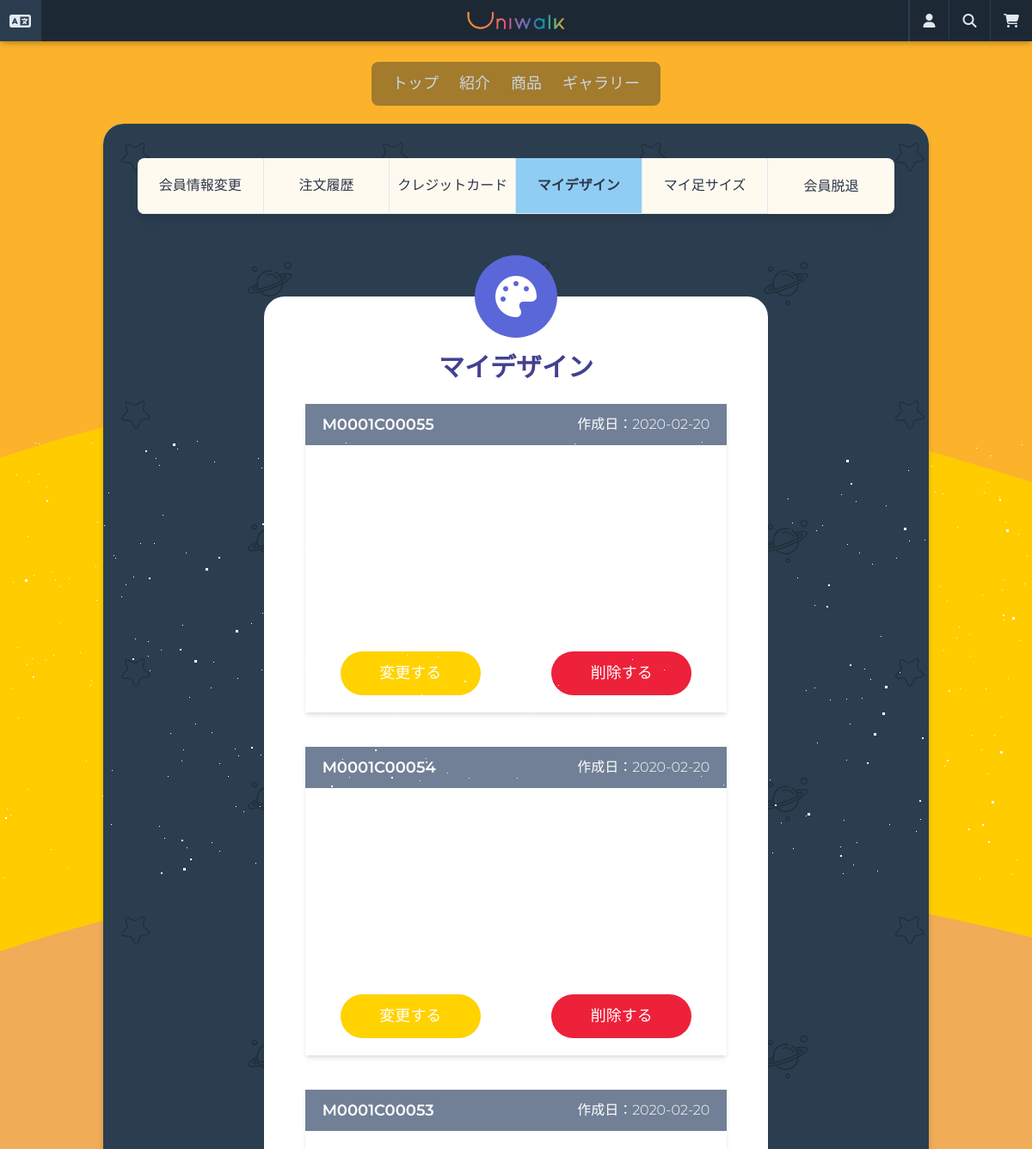
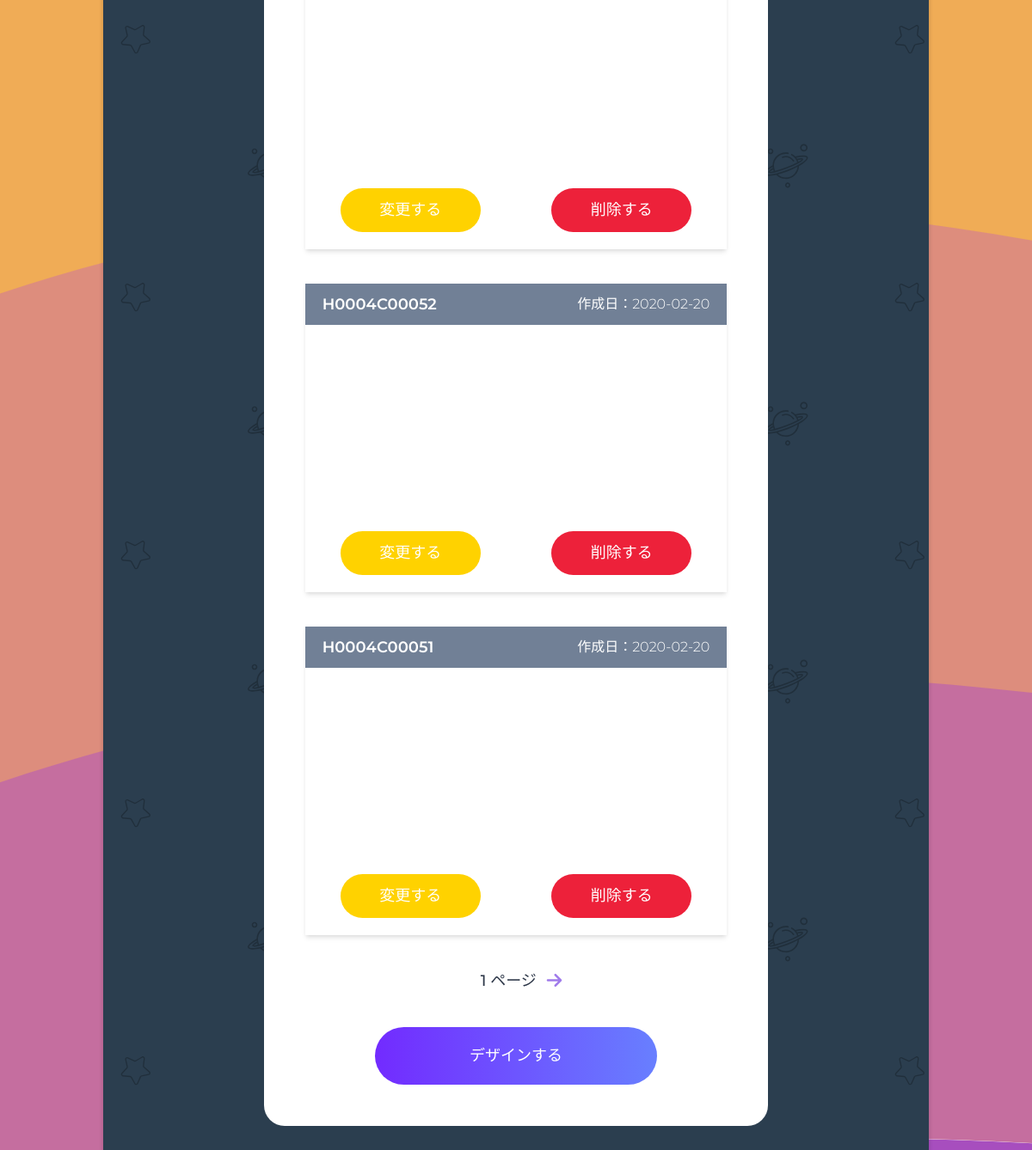
Before: /users/mypage/mydesigns/ (signed in, upper part) with the older database file (2 pictures, top to bottom).
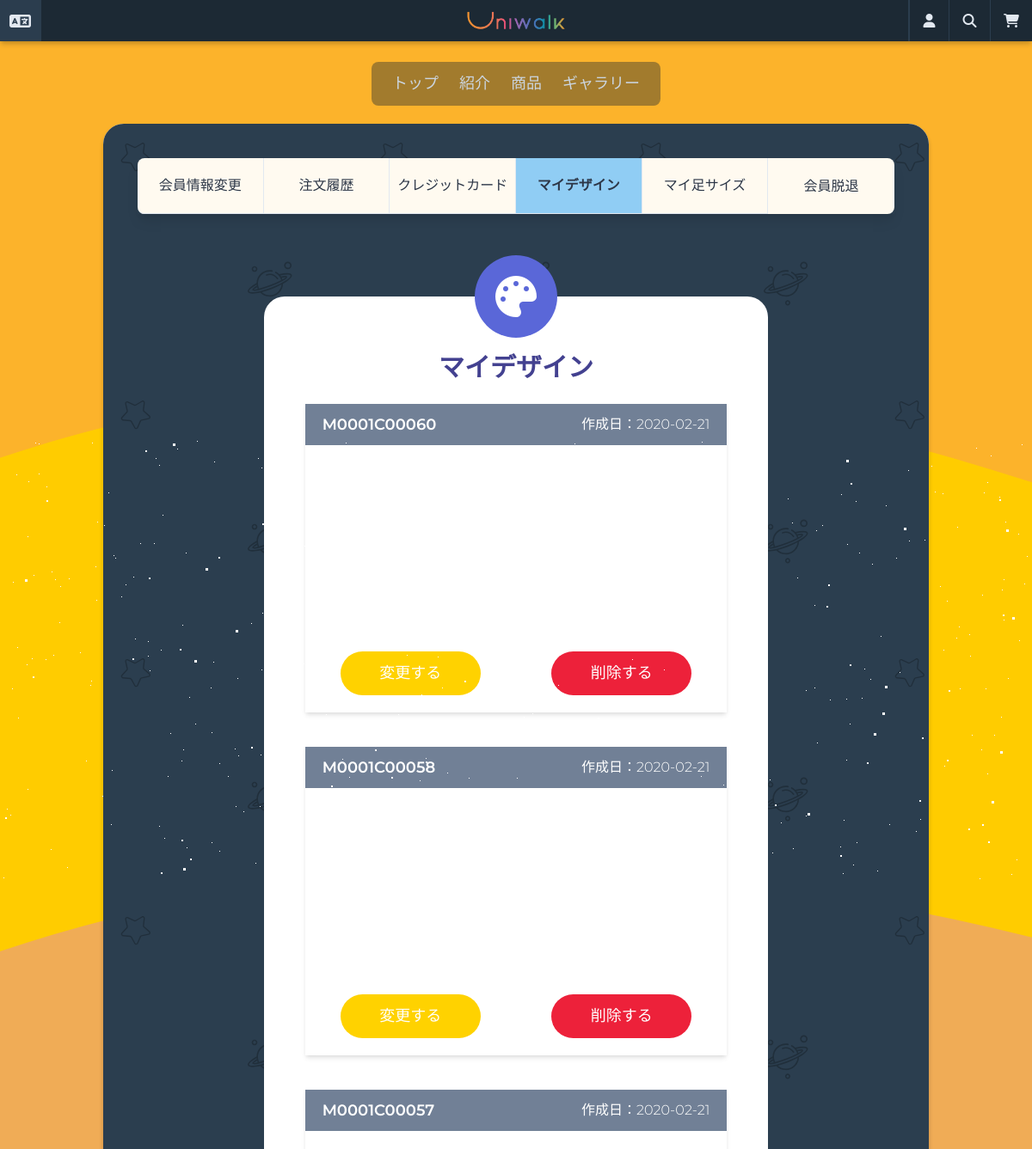
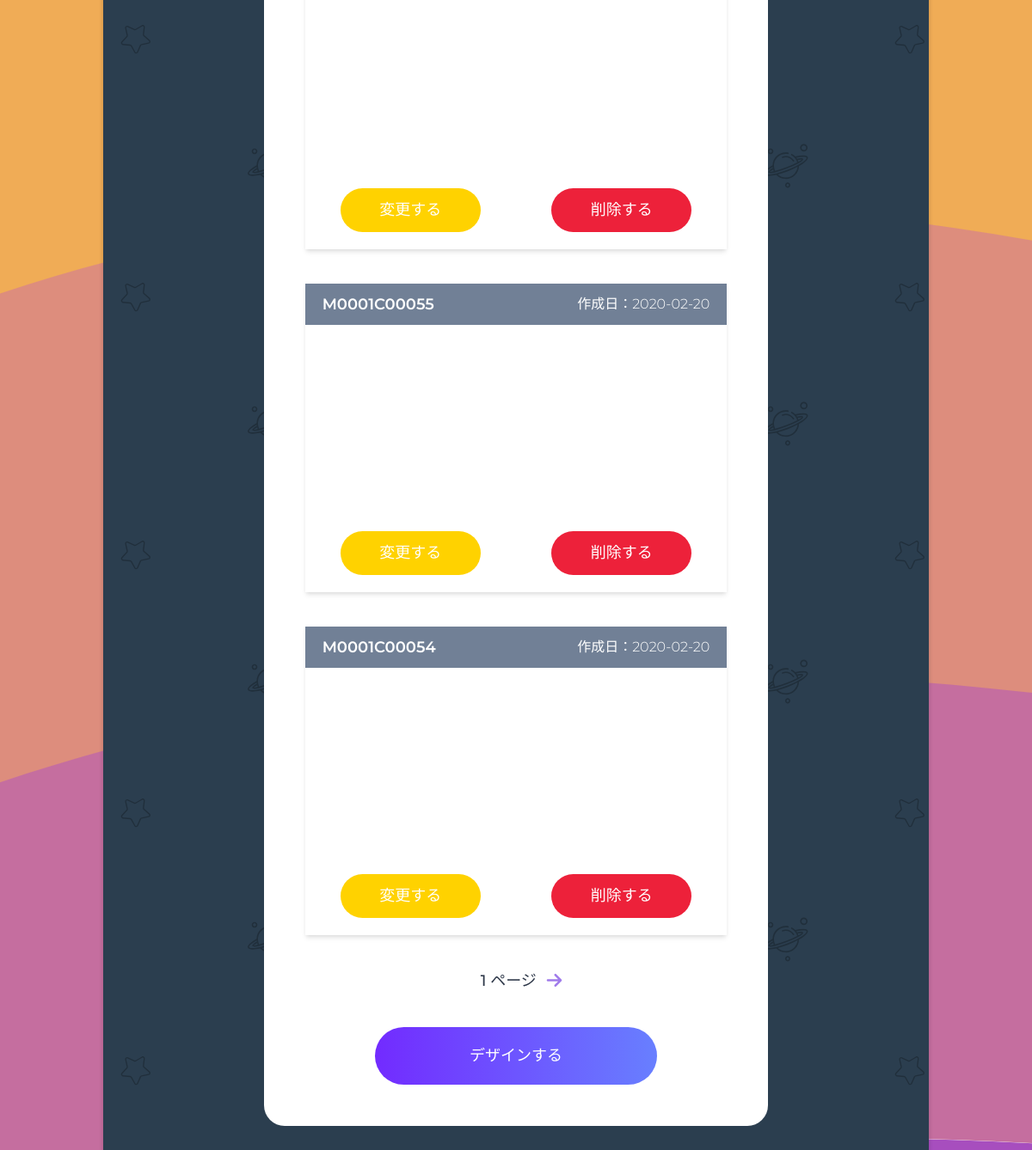
After: the same page with the newer database file (2 pictures, top to bottom).
### designs/models.py (models this page shows, shortened)
class Design(core_models.TimeStampedModel):
    user = models.ForeignKey(
        "users.User",
        related_name="design",
        verbose_name=_("ユーザ"),
        on_delete=models.SET_NULL,
        null=True,
        blank=True,
    )
    product = models.ForeignKey(
        "products.Product",
        related_name="design",
        verbose_name=_("商品"),
        on_delete=models.SET_NULL,
        null=True,
        blank=True,
    )
    outsole_color_left = models.CharField("アウトソール色(左)", max_length=7)
    outsole_material_left = models.ForeignKey(
        "Material",
        verbose_name=_("アウトソール素材(左)"),
        related_name="outsole_material_left",
        on_delete=models.SET_NULL,
        blank=True,
        null=True,
    )
    midsole_color_left = models.CharField("ミッドソール色(左)", max_length=7)
    midsole_material_left = models.ForeignKey(
        "Material",
        verbose_name=_("ミッドソール素材(左)"),
        related_name="midsole_material_left",
        on_delete=models.SET_NULL,
        blank=True,
        null=True,
    )
    uppersole_color_left = models.CharField("アッパーソール色(左)", max_length=7)
    uppersole_material_left = models.ForeignKey(
        "Material",
        verbose_name=_("アッパーソール素材(左)"),
        related_name="uppersole_material_left",
        on_delete=models.SET_NULL,
        blank=True,
        null=True,
    )
    shoelace_color_left = models.CharField("シューレース色(左)", max_length=7)
    shoelace_material_left = models.ForeignKey(
        "Material",
        verbose_name=_("シューレース素材(左)"),
        related_name="shoelace_material_left",
        on_delete=models.SET_NULL,
        blank=True,
        null=True,
    )
    tongue_color_left = models.CharField("タン色(左)", max_length=7)
    tongue_material_left = models.ForeignKey(
        "Material",
        verbose_name=_("タン素材(左)"),
        related_name="tongue_material_left",
        on_delete=models.SET_NULL,
        blank=True,
        null=True,
    )
    outsole_color_right = models.CharField("アウトソール色(右)", max_length=7)
    outsole_material_right = models.ForeignKey(
        "Material",
        verbose_name=_("アウトソール素材(右)"),
        related_name="outsole_material_right",
        on_delete=models.SET_NULL,
        blank=True,
        null=True,
    )
    midsole_color_right = models.CharField("ミッドソール色(右)", max_length=7)
    midsole_material_right = models.ForeignKey(
        "Material",
        verbose_name=_("ミッドソール素材(右)"),
        related_name="midsole_material_right",
        on_delete=models.SET_NULL,
        blank=True,
        null=True,
    )
    uppersole_color_right = models.CharField("アッパーソール色(右)", max_length=7)
    uppersole_material_right = models.ForeignKey(
        "Material",
        verbose_name=_("アッパーソール素材(右)"),
        related_name="uppersole_material_right",
        on_delete=models.SET_NULL,
        blank=True,
        null=True,
    )
    shoelace_color_right = models.CharField("シューレース色(右)", max_length=7)
    shoelace_material_right = models.ForeignKey(
        "Material",
        verbose_name=_("シューレース素材(右)"),
        related_name="shoelace_material_right",
        on_delete=models.SET_NULL,
        blank=True,
        null=True,
    )
    tongue_color_right = models.CharField("タン色(右)", max_length=7)
    tongue_material_right = models.ForeignKey(
        "Material",
        verbose_name=_("タン素材(右)"),
        related_name="tongue_material_right",
        on_delete=models.SET_NULL,
        blank=True,
        null=True,
    )
    design_number = models.CharField(
        _("番号"), max_length=40, default=create_custom_design_code, blank=True, null=True
    )
    customize_code = models.CharField(_("カスタマイズデザインコード"), max_length=11)
    likes = models.ManyToManyField("users.User", verbose_name=_("いいねユーザ"), related_name="likes")
    class Meta:
        verbose_name = _("デザイン")
        verbose_name_plural = _("デザイン")

class Image(models.Model):
    design = models.ForeignKey(
        "Design",
        related_name="images",
        verbose_name=_("デザインid"),
        on_delete=models.CASCADE,
        null=True,
        blank=True,
    )
    front = models.ImageField(_("正面"), upload_to="designs")
    side = models.ImageField(_("側面"), upload_to="designs")
    up = models.ImageField(_("上面"), upload_to="designs")
    down = models.ImageField(_("下面"), upload_to="designs")
    class Meta:
        verbose_name = _("デザインイメージ")
        verbose_name_plural = _("デザインイメージ")

### users/views.py (the view, shortened to what this page needs)
# urls.py: path("mypage/mydesigns/", views.MyDesignsListView.as_view(), name="mydesigns",),
class MyDesignsListView(mixins.LoggedInOnlyView, ListView):
    model = design_models.Design
    template_name = "designs/design-list.html"
    context_object_name = "designs"
    paginate_by = 5
    def get_queryset(self):
        try:
            return design_models.Design.objects.filter(
                user_id=self.request.user.pk
            ).order_by("-created")
        except design_models.Design.DoesNotExist:
            return None

### carts/context_processors.py (called while the page is built)
def counter(request):
    item_count = 0
    if "admin" in request.META["PATH_INFO"]:
        return {}
    else:
        try:
            cart = Cart.objects.get(session_key=_session_key(request))
            cart_items = CartItem.objects.all().filter(cart=cart, active=True)
            for cart_item in cart_items:
                item_count += cart_item.quantity
        except Cart.DoesNotExist:
            item_count = 0
    return dict(item_count=item_count)

### carts/views.py (called while the page is built)
def _session_key(request):
    cart = request.session.session_key
    if not cart:
        cart = request.session.create()
    return cart

### users/models.py (called while the page is built)
    def get_absolute_url(self):
        return reverse("users:update-profile")

### templates/designs/design-list.html (shortened to what this page needs)
{% extends "base.html" %}
{% load i18n static %}
{% block content %}
<div class="min-h-75vh mx-auto px-10 py-10 rounded-xl"
    style="background-image: url({% static 'images/pattern.svg' %}); background-repeat: repeat;">
    <div class="container mx-auto">
        <div class="w-full shadow-lg">
            {% include 'partials/mypage-menu.html' %}
        </div>
        <div class="w-full flex flex-col mb-10">
            <div
                class="container bg-white w-2/3 rounded-xl h-full mx-auto my-10 flex flex-col items-center p-12 mt-24 relative">
                <div class="flex items-center justify-center bg-indigo-600 w-24 h-24 rounded-full absolute"
                    style="top: -3rem;">
                    <i class="fas fa-palette fa-3x text-white wow fadeIn"></i>
                </div>
                <h2 class="text-indigo-800 mt-3 mb-5 text-3xl font-semibold">{% trans 'マイデザイン' %}</h2>
                {% if designs %}
                {% for design in designs %}
                {% include 'mixins/designs/design-card.html' with design=design %}
                {% endfor %}
                <div class="flex items-center justify-center mx-auto container mb-10">
                    <span class="mx-3 font-medium text-lg">
                    </span>
                    {% if page_obj.has_next %}
                    <a href="?page={{ page_obj.next_page_number }}" class="text-purple-500">
                        <i class="fas fa-arrow-right fa-lg"></i>
                    </a>
                    {% endif %}
                </div>
                {% else %}
                <p class="flex justify-center items-center font-semibold h-full w-full text-center text-2xl my-5">
                    <i class="fas fa-dizzy fa-2x text-purple-500"></i> <span
                        class="ml-5">{% trans 'まだ作成したデザインがありません。' %}</span>
                </p>
                {% endif %}
                <a href="{% url 'users:select-product' %}" class="btn w-2/3 mx-auto">{% trans 'デザインする' %}</a>
            </div>
        </div>
    </div>
</div>
{% endblock content %}

### templates/mixins/designs/design-card.html (shortened to what this page needs)
{% load i18n %}
<div class="w-full mb-10 overflow-hidden shadow-md wow fadeIn">
    <div class="w-full flex items-center justify-between bg-gray-600 h-12 text-white px-5">
        <h3 class="font-semibold text-lg">{{ design.customize_code }}</h3>
        <span class="">{% trans '作成日' %}：{{ design.created|date:'Y-m-d' }}</span>
    </div>
    {% with design.images.all|first as image %}
    <div class="flex flex-no-wrap py-10 px-5">
        <div style="background-image: url({{ image.front.url }});" class="w-1/4 h-40 bg-cover bg-center mr-3">
        </div>
        <div style="background-image: url({{ image.side.url }});" class="w-1/4 h-40 bg-cover bg-center mr-3">
        </div>
        <div style="background-image: url({{ image.up.url }});" class="w-1/4 h-40 bg-cover bg-center mr-3">
        </div>
        <div style="background-image: url({{ image.down.url }});" class="w-1/4 h-40 bg-cover bg-center">
        </div>
    </div>
    {% endwith %}
    <div class="w-full flex justify-around mb-5">
        <form method="POST" class="w-1/3">
            <button name="design_modify" class="btn-warning text-white p-3">{% trans '変更する' %}</button>
        </form>
        <form method="POST" class="w-1/3">
            <button name="design_delete" class="btn-danger text-white p-3">{% trans '削除する' %}</a>
        </form>
    </div>
</div>

Changed rows visible on the page:
no longer on this page (row unchanged): Design: customize_code "M0001C00053", created "2020-02-20"
no longer on this page (row unchanged): Design: customize_code "H0004C00052", created "2020-02-20"
no longer on this page (row unchanged): Design: customize_code "H0004C00051", created "2020-02-20"
added Design: customize_code "M0001C00060", created "2020-02-21"
added Design: customize_code "M0001C00058", created "2020-02-21"
added Design: customize_code "M0001C00057", created "2020-02-21"
